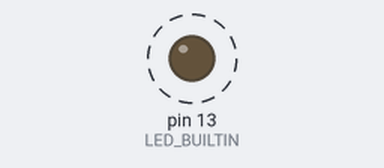
This sketch was run on a simulated Arduino Uno, built with avr-gcc and run on an emulated ATmega328P. Parts: output pins drawn as LEDs (lit = HIGH). Dashed ring = blinking. What the sketch prints to the serial monitor is not drawn.

Above: at 0.3 s.
Timing chart, 0 to 3.0 s (numbered marks = the images above):
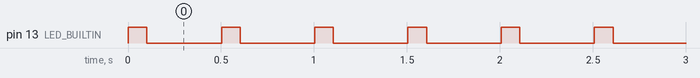

Measured:
- by itself, pin 13 (LED_BUILTIN): alternates HIGH for 0.10 s and LOW for 0.41 s

The sketch:

focusblinky.ino
```cpp
// Blinks the LED for DURATION slowly reducing the rate
// Based on https://news.ycombinator.com/item?id=38276107
// TODO: Verify that it works as intended on 1h timer lol
// TODO: Macros to disable debug output
//       OR
// TODO: Print debug output on input
// TODO: Overcomplicate rate settings

const unsigned long HOUR = 3600000;
const unsigned long MINUTE = 60000;
// Configuration:
const unsigned long DURATION = HOUR;
const unsigned long START_BPM = 120;
const unsigned long TARGET_BPM = 60;

unsigned long ttl = DURATION;
unsigned long sleep;
float rate;

void setup() {
  pinMode(LED_BUILTIN, OUTPUT);
  Serial.begin(9600);
  while (!Serial) { ; }
  Serial.println("HELLO");
}

void loop() {
  Serial.println("CYCLE");
  rate = START_BPM * (float)ttl / DURATION;
  if (rate < TARGET_BPM) { rate = TARGET_BPM; }
  sleep = MINUTE / rate;
  Serial.print("TTL "); Serial.println(ttl);
  Serial.print("BPM "); Serial.println(rate);
  Serial.print("SLP "); Serial.println(sleep);
  Serial.println();
  pulse();
  if (ttl < sleep) { // Halt when TTL has run out
    Serial.print("STOP");
    while (true) { ; }
  }
  ttl -= sleep;
}

void pulse() {
  digitalWrite(LED_BUILTIN, HIGH);
  delay(100);
  digitalWrite(LED_BUILTIN, LOW);
  delay(sleep - 100);
}
```
